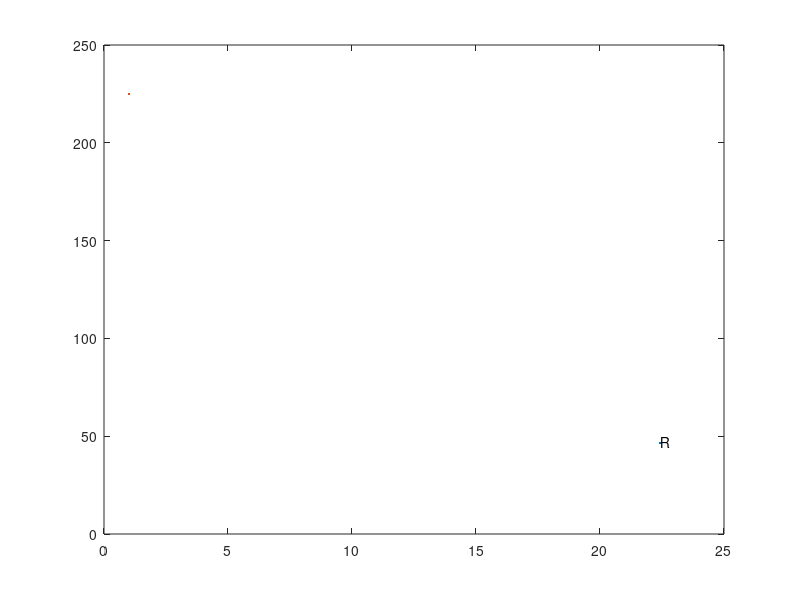

This figure's MATLAB source: (Note: this script raises an error after producing the figure.)
names = ["ResNet50", "Efficientnet\_b0", "mobilenet\_v3\_small"];
fps = [22.44, 42.97, 85.69];
accuracy = [46.5, 29.38, 34.5];
params = [26, 5.3, 2.49];
colors = ["r","g","b"];

figure();
xlim([0,100]);
ylim([20,50]);
n = ["","",""];
for i=1:3
   plot(fps(i), accuracy(i), colors(i) + "o", "LineWidth", sqrt(params(i))*5, 'MarkerFaceColor', colors(i))
   hold on;
   text(fps(i), accuracy(i)+ 1, names(i))
   n(i) = num2str(params(i));
end
legend(n)
[hleg,icons,plots] = legend('show');
for i=1:3
   ics = findobj(icons, 'MarkerFaceColor', colors(i));
   %ics = findobj(ics, 'Marker', colors(i)+"o");
   set(ics, 'MarkerSize', sqrt(params(i)));
end
title(hleg,'Number of Parameters (M)')
hleg.Title.Visible = 'on';
hleg.FontSize = 22.5;
xlabel("Frame per Second")
ylabel("Accuracy %")
title("PIRL with Different Backbone Architectures")